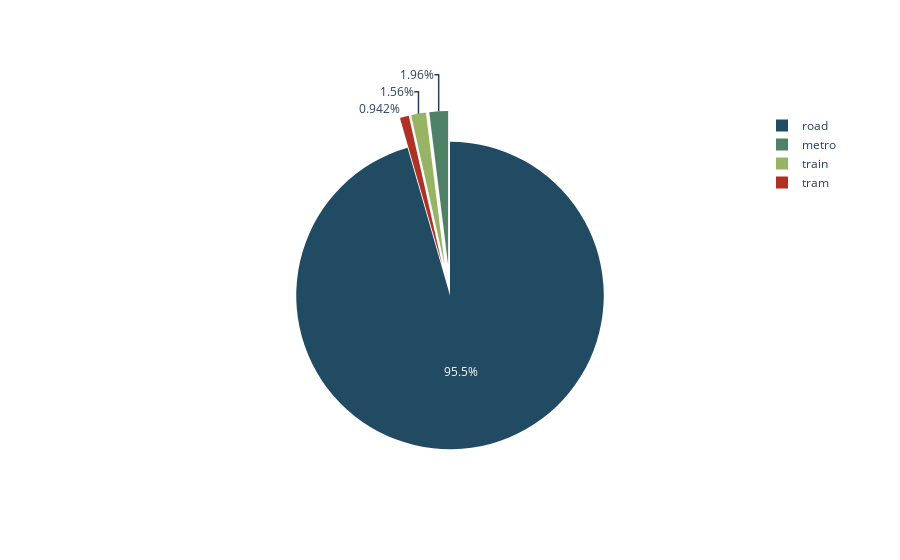

The cell this chart's notebook holds for it:
### Markdown cell above
# Nodes distribution

### Code cell
DF = df.loc[df['LP'] == "Point"]
DF = DF.drop_duplicates(subset="ID")

fig = go.Figure(None)
fig.add_trace(go.Pie(
    labels=DF.groupby('layer')['layer'].count().sort_values(ascending=False).index.tolist(), 
    values=DF.groupby('layer')['layer'].count().sort_values(ascending=False).values.tolist(), 
    pull=[0, 0.2, 0.2, 0.2],
    marker_colors = ['rgb(33, 75, 99)', 'rgb(79, 129, 102)', 'rgb(151, 179, 100)','rgb(175, 49, 35)', 'rgb(36, 73, 147)']
    )
)
fig.show()

### Figure 1 — Plotly figure (JSON) as saved in the notebook; plotly's stock layout.template omitted (floating-point values rounded to 4 significant figures)
{"data": [{"labels": ["road", "metro", "train", "tram"], "marker": {"colors": ["rgb(33, 75, 99)", "rgb(79, 129, 102)", "rgb(151, 179, 100)", "rgb(175, 49, 35)", "rgb(36, 73, 147)"]}, "pull": [0, 0.2, 0.2, 0.2], "type": "pie", "values": [14807, 303, 241, 146]}], "layout": {}}
